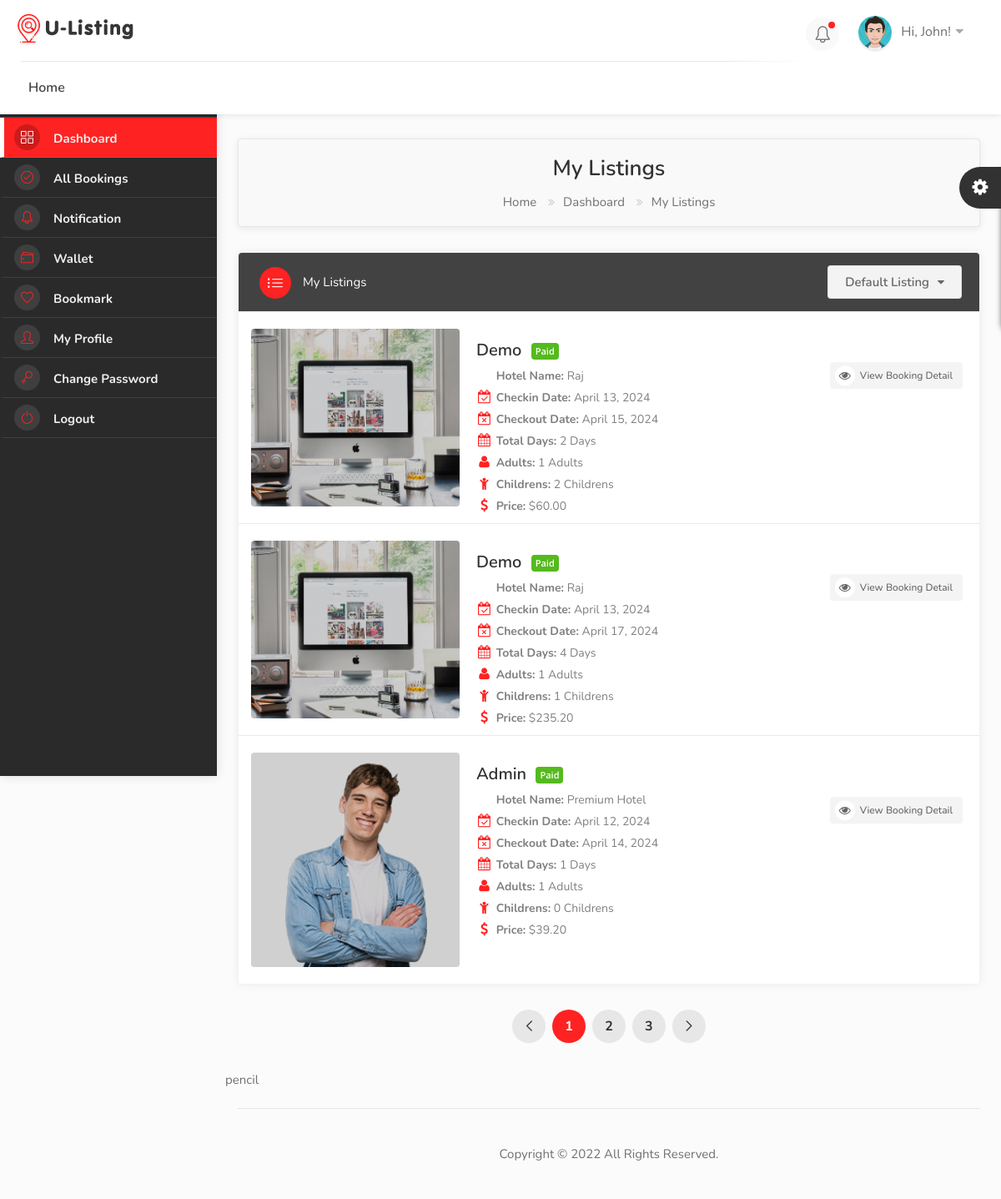
Page /dashboard/bookings/ (signed in) on the earlier database version.
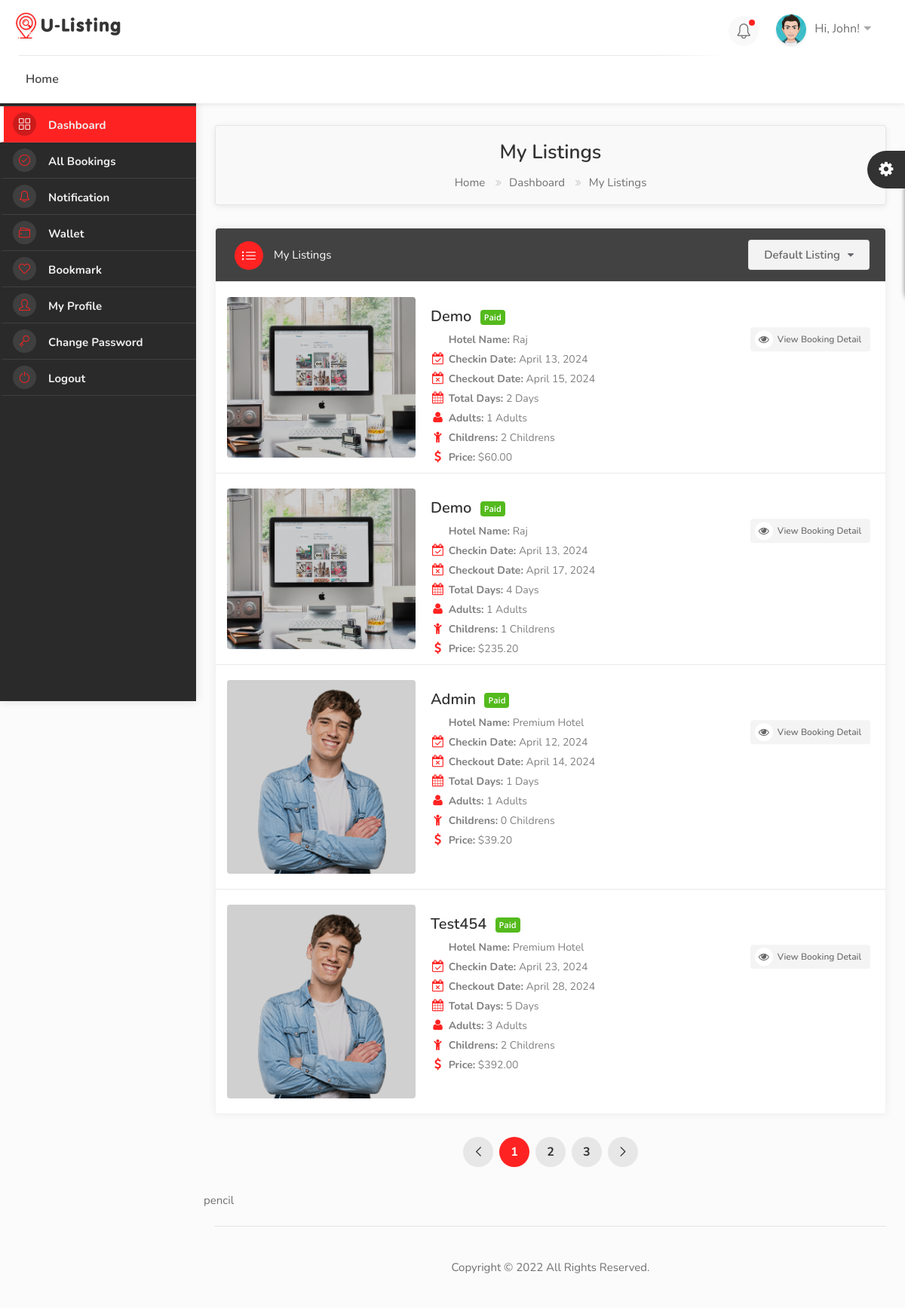
Same page on the later database version.
### hotel/models.py (models this page shows, shortened)
class Booking(models.Model):
    user = models.ForeignKey(User, on_delete=models.SET_NULL, null=True, blank=True)
    payment_status = models.CharField(max_length=100, choices=PAYMENT_STATUS)
    coupons = models.ManyToManyField('hotel.Coupon', blank=True)
    full_name = models.CharField(max_length=100)
    email = models.CharField(max_length=100)
    phone = models.CharField(max_length=100)
    hotel = models.ForeignKey(Hotel, on_delete=models.SET_NULL, null=True, blank=True)
    room_type = models.ForeignKey(RoomType, on_delete=models.SET_NULL, null=True, blank=True)
    room = models.ManyToManyField(Room)
    before_discount = models.DecimalField(max_digits=12, decimal_places=2, default=0.00)
    total = models.DecimalField(max_digits=12, decimal_places=2, default=0.00)
    saved = models.DecimalField(max_digits=12, decimal_places=2, default=0.00)
    check_in_date = models.DateField()
    check_out_date = models.DateField()
    total_days = models.PositiveIntegerField(default=0)
    num_adults = models.PositiveIntegerField(default=1)
    num_children = models.PositiveIntegerField(default=0)
    checked_in = models.BooleanField(default=False)
    checked_out = models.BooleanField(default=False)
    is_active = models.BooleanField(default=False)
    checked_in_tracker = models.BooleanField(default=False)
    checked_out_tracker = models.BooleanField(default=False)
    bid = ShortUUIDField(unique=True, length=10, max_length=20)
    date = models.DateTimeField(auto_now_add=True)
    stripe_payment_intent = models.CharField(max_length=200, null=True, blank=True)
    success_id = ShortUUIDField(length=10, max_length=20, null=True, blank=True)
    booking_id = ShortUUIDField(unique=True, length=10, max_length=20)

class Hotel(models.Model):
    user = models.ForeignKey(User, on_delete=models.SET_NULL, null=True)
    name = models.CharField(max_length=100, null=True, blank=True)
    description = CKEditor5Field(null=True, blank=True, config_name="extends")
    image = models.FileField(upload_to="hotel_gallery")
    address = models.CharField(max_length=200)
    mobile = models.CharField(max_length=200)
    email = models.CharField(max_length=100)
    status = models.CharField(max_length=20, choices=HOTEL_STATUS, default="Live")
    tags = TaggableManager(blank=True)
    views = models.IntegerField(default=0)
    featured = models.BooleanField(default=False)
    hid = ShortUUIDField(unique=True, length=10, max_length=20)
    slug = models.SlugField(unique=True)
    date = models.DateTimeField(auto_now_add=True)
    def hotel_gallery(self):
        return HotelGallery.objects.filter(hotel=self)

### user_dashboard/views.py (the view)
# urls.py: path("bookings/", views.bookings, name="bookings"),
@login_required
def bookings(request):
    bookings = Booking.objects.filter(user=request.user, payment_status="Paid")
    context = {
        "bookings": bookings,
    }
    return render(request, "user_dashboard/bookings.html", context)

### templates/user_dashboard/bookings.html (shortened to what this page needs)
{% extends 'partials/dashboard_base.html' %}
{% load static %}
{% block content %}
<div class="utf_dashboard_content">
    <div id="titlebar" class="dashboard_gradient">
        <div class="row">
            <div class="col-md-12">
                <h2>My Listings</h2>
                <nav id="breadcrumbs">
                    <ul>
                        <li><a href="/">Home</a></li>
                        <li><a href="dashboard.html">Dashboard</a></li>
                        <li>My Listings</li>
                    </ul>
                </nav>
            </div>
        </div>
    </div>
    <div class="row">
        <div class="col-lg-12 col-md-12">
            <div class="utf_dashboard_list_box margin-top-0">
                <div class="sort-by my_sort_by">
                    <div class="utf_sort_by_select_item">
                        <select data-placeholder="Default Listing" class="utf_chosen_select_single">
                            <option>Default Listing</option>
                        </select>
                    </div>
                </div>
                <h4><i class="sl sl-icon-list"></i> My Listings</h4>
                <ul>
                    {% for b in bookings %}
                    <li>
                        <div class="utf_list_box_listing_item">
                            <div class="utf_list_box_listing_item-img"><a href="#"><img
                                        src="{{b.hotel.image.url}}" alt=""></a></div>
                            <div class="utf_list_box_listing_item_content">
                                <div class="inner">
                                    <h3>{{b.full_name|title}}
                                        <div class="utf_counter_star_rating">{{b.payment_status|title}}</div>
                                    </h3>
                                    <span><i class="im im-icon-Hotel"></i> <b>Hotel Name:</b> {{b.hotel.name}}</span>
                                    <span><i class="fa fa-calendar-check-o"></i> <b>Checkin Date:</b> {{b.check_in_date}}</span>
                                    <span><i class="fa fa-calendar-times-o"></i> <b>Checkout Date:</b> {{b.check_out_date}}</span>
                                    <span><i class="fa fa-calendar"></i> <b>Total Days:</b> {{b.total_days}} Days</span>
                                    <span><i class="fa fa-user"></i> <b>Adults:</b> {{b.num_adults}} Adults</span>
                                    <span><i class="fa fa-child"></i> <b>Childrens:</b> {{b.num_children}} Childrens</span>
                                    <span><i class="fa fa-dollar"></i> <b>Price:</b> ${{b.total}}</span>
                                </div>
                            </div>
                        </div>
                        <div class="buttons-to-right">
                            <a href="{% url 'user_dashboard:booking_detail' b.booking_id %}" class="button gray"><i class="fa fa-eye"></i> View Booking Detail</a>
                        </div>
                    </li>
                    {% endfor %}
                </ul>
            </div>
            <div class="utf_pagination_container_part margin-top-30 margin-bottom-30">
                <nav class="pagination">
                    <ul>
                        <li><a href="#"><i class="sl sl-icon-arrow-left"></i></a></li>
                        <li><a href="#" class="current-page">1</a></li>
                        <li><a href="#">2</a></li>
                        <li><a href="#">3</a></li>
                        <li><a href="#"><i class="sl sl-icon-arrow-right"></i></a></li>
                    </ul>
                </nav>
            </div>
        </div>pencil
        <div class="col-md-12">
            <div class="footer_copyright_part">Copyright © 2022 All Rights Reserved.</div>
        </div>
    </div>
</div>
{% endblock content %}

### templates/partials/dashboard_base.html (shortened to what this page needs)
{% load static %}
<!DOCTYPE html>
<html lang="en">
<head>
    <link rel="stylesheet" href="{% static 'css/stylesheet.css' %}">
    <link rel="stylesheet" href="{% static 'css/mmenu.css' %}">
    <link rel="stylesheet" href="{% static 'css/sweetalert2.min.css' %}">
    <link rel="stylesheet" href="{% static 'css/perfect-scrollbar.css' %}">
    <link rel="stylesheet" href="{% static 'css/style.css' %}" id="colors">
</head>
<body>
    <div id="main_wrapper">
        <header id="header_part" class="fixed fullwidth_block dashboard">
            <div id="header" class="not-sticky">
                <div class="container">
                    <div class="utf_left_side">
                        <div id="logo"> <a href="/"><img src="{% static 'images/logo.png' %}" alt=""></a>  </div>
                        <nav id="navigation" class="style_one">
                            <ul id="responsive">
                                <li><a href="/">Home</a></li>
                            </ul>
                        </nav>
                        <div class="clearfix"></div>
                    </div>
                    <div class="utf_right_side">
                        <div class="header_widget">
                            <div class="dashboard_header_button_item has-noti js-item-menu">
                                <i class="sl sl-icon-bell"></i>
                            </div>
                            <div class="utf_user_menu">
                                <div class="utf_user_name"><span><img src="{% static 'images/dashboard-avatar.jpg' %}"
                                            alt=""></span>Hi, John!</div>
                            </div>
                        </div>
                    </div>
                </div>
            </div>
        </header>
        <div id="dashboard">
            {% include 'partials/dashboard_sidebar.html' %}
            {% block content %}
            {% endblock content %}
        </div>
    </div>
    <div id="color_switcher_preview">
        <h2>Choose Your Color <a href="#"><i class="fa fa-gear fa-spin (alias)"></i></a></h2>
    </div>
</body>
</html>

### templates/partials/dashboard_sidebar.html
<div class="utf_dashboard_navigation js-scrollbar">
    <div class="utf_dashboard_navigation_inner_block">
        <ul>
            <li class="active"><a href="{% url 'user_dashboard:dashboard' %}"><i class="sl sl-icon-grid"></i> Dashboard</a></li>
            <li><a href="{% url 'user_dashboard:bookings' %}"><i class="sl sl-icon-check"></i> All Bookings</a></li>
            <li><a href="{% url 'user_dashboard:notifications' %}"><i class="sl sl-icon-bell"></i> Notification</a></li>
            <li><a href="{% url 'user_dashboard:wallet' %}"><i class="sl sl-icon-wallet"></i> Wallet</a></li>
            <li><a href="{% url 'user_dashboard:bookmark' %}"><i class="sl sl-icon-heart"></i> Bookmark</a></li>
            <li><a href="{% url 'user_dashboard:profile' %}"><i class="sl sl-icon-user"></i> My Profile</a></li>
            <li><a href="{% url 'user_dashboard:change_password' %}"><i class="sl sl-icon-key"></i> Change Password</a></li>
            <li><a href="{% url 'userauths:sign-out' %}"><i class="sl sl-icon-power"></i> Logout</a></li>
        </ul>
    </div>
</div>

### static/css/mmenu.css (style rules this page uses)
:root { --mm-line-height:20px; --mm-listitem-size:44px; --mm-navbar-size:44px; --mm-offset-top:0; --mm-offset-right:0; --mm-offset-bottom:0; --mm-offset-left:0; --mm-color-border:rgba(0, 0, 0, 0.1); --mm-color-button:rgba(0, 0, 0, 0.3); --mm-color-text:rgba(0, 0, 0, 0.75); --mm-color-text-dimmed:rgba(0, 0, 0, 0.3); --mm-color-background:#f3f3f3; --mm-color-background-highlight:rgba(0, 0, 0, 0.05); --mm-color-background-emphasis:rgba(255, 255, 255, 0.4); --mm-shadow:0 0 10px rgba(0, 0, 0, 0.3) }

### static/css/perfect-scrollbar.css (style rules this page uses)
.ps { overflow: hidden !important; overflow-anchor: none; -ms-overflow-style: none; touch-action: auto; -ms-touch-action: auto; }

### static/css/style.css (style rules this page uses)
body { color: #707070; font-size: 15px; line-height: 28px; background-color: #fff; }
body, h1, h2, h3, h4, h5, h6, input[type="text"], input[type="password"], input[type="email"], textarea, select, input[type="button"], input[type="submit"], button, #tiptip_content, .map-box p, .map-box div, .numerical-rating .utf_counter_star_rating, body .nav_responsive i.menu-trigger:after { font-family:'Nunito', sans-serif; text-transform: none; }
h1, h2, h3, h4, h5, h6 { color: #323232; }
* { margin: 0px; padding: 0px; box-sizing: border-box; }
ul, li { margin: 0px; list-style-type: none; }

Differences in the rows shown:
added Booking: hotel.image (picture), full_name "Test454", payment_status "Paid", hotel.name "Premium Hotel", check_in_date "April 23, 2024", check_out_date "April 28, 2024", total_days "5", num_adults "3", num_children "2", total "392.00"
